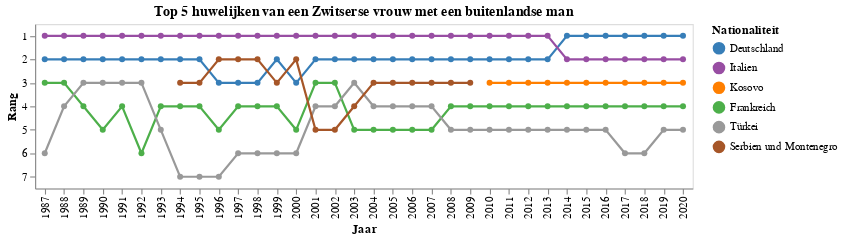

The code cell stored with this chart in its notebook:
### Code cell
alt.Chart(df_filtered).mark_line(point=True).encode(
    x=alt.X("Year:O", title="Jaar"),
    y=alt.Y("rank:O", title="Rang"),
    color=alt.Color('Nationality:N', legend=alt.Legend(title="Nationaliteit")).scale(domain=top_5_f_2020, range=colors_women)
).transform_filter(
    alt.datum.Sex_ch == 'f'
).transform_window(
    rank="rank()",
    sort=[alt.SortField("Marriages", order="descending")],
    groupby=["Year"]
).transform_filter(
    alt.FieldOneOfPredicate(field='Nationality', oneOf=top_5_f_2020)
).transform_filter(
    "datum.Nationality != 'Serbien und Montenegro' || (datum.Year >= 1994 && datum.Year <= 2009)"
).properties(
    title="Top 5 huwelijken van een Zwitserse vrouw met een buitenlandse man",
    width=600,
    height=150
)

### Figure 1 — Vega specification as saved in the notebook (floating-point values rounded to 4 significant figures; data arrays with more than 128 entries replaced by an {"elided": "..."} marker saying what was removed)
{"$schema": "https://vega.github.io/schema/vega/v5.json", "data": [{"name": "source_0", "values": {"elided": "163 records"}}, {"name": "source_0_x_domain_Year", "values": [{"Year": 1987}, {"Year": 1988}, {"Year": 1989}, {"Year": 1990}, {"Year": 1991}, {"Year": 1992}, {"Year": 1993}, {"Year": 1994}, {"Year": 1995}, {"Year": 1996}, {"Year": 1997}, {"Year": 1998}, {"Year": 1999}, {"Year": 2000}, {"Year": 2001}, {"Year": 2002}, {"Year": 2003}, {"Year": 2004}, {"Year": 2005}, {"Year": 2006}, {"Year": 2007}, {"Year": 2008}, {"Year": 2009}, {"Year": 2010}, {"Year": 2011}, {"Year": 2012}, {"Year": 2013}, {"Year": 2014}, {"Year": 2015}, {"Year": 2016}, {"Year": 2017}, {"Year": 2018}, {"Year": 2019}, {"Year": 2020}]}, {"name": "source_0_y_domain_rank", "values": [{"rank": 2}, {"rank": 3}, {"rank": 1}, {"rank": 6}, {"rank": 4}, {"rank": 5}, {"rank": 7}]}], "marks": [{"type": "group", "name": "layer_0_pathgroup", "from": {"facet": {"data": "source_0", "name": "faceted_path_layer_0_main", "groupby": ["Nationality"]}}, "encode": {"update": {"width": {"field": {"signal": null, "datum": null, "group": "width", "parent": null}}, "height": {"field": {"signal": null, "datum": null, "group": "height", "parent": null}}}}, "marks": [{"type": "line", "name": "layer_0_marks", "from": {"data": "faceted_path_layer_0_main"}, "sort": {"field": "x"}, "encode": {"update": {"x": {"field": "Year", "scale": "x"}, "stroke": {"field": "Nationality", "scale": "color"}, "y": {"field": "rank", "scale": "y"}}}, "style": ["line"]}]}, {"type": "symbol", "name": "layer_1_marks", "from": {"data": "source_0"}, "encode": {"update": {"opacity": {"value": 1}, "fill": {"field": "Nationality", "scale": "color"}, "x": {"field": "Year", "scale": "x"}, "y": {"field": "rank", "scale": "y"}}}, "style": ["point"]}], "scales": [{"name": "x", "type": "point", "domain": {"data": "source_0_x_domain_Year", "field": "Year", "sort": true}, "range": [0, {"signal": "width"}], "padding": 0.5}, {"name": "y", "type": "point", "domain": {"data": "source_0_y_domain_rank", "field": "rank", "sort": true}, "range": [0, {"signal": "height"}], "padding": 0.5}, {"name": "color", "type": "ordinal", "domain": ["Deutschland", "Italien", "Kosovo", "Frankreich", "Türkei", "Serbien und Montenegro"], "range": ["#377eb8", "#984ea3", "#ff7f00", "#4daf4a", "#999999", "#a65628"]}], "axes": [{"scale": "x", "labelAngle": 270, "grid": false, "labelBaseline": "middle", "orient": "bottom", "title": "Jaar", "labelAlign": "right", "zindex": 0}, {"scale": "y", "title": "Rang", "grid": false, "zindex": 0, "orient": "left"}], "title": {"text": "Top 5 huwelijken van een Zwitserse vrouw met een buitenlandse man", "frame": "group"}, "background": "white", "height": 150, "style": "cell", "padding": 5, "legends": [{"title": "Nationaliteit", "stroke": "color", "symbolType": "circle", "fill": "color", "encode": {"symbols": {"update": {"opacity": {"value": 1}}}}}], "width": 600}
